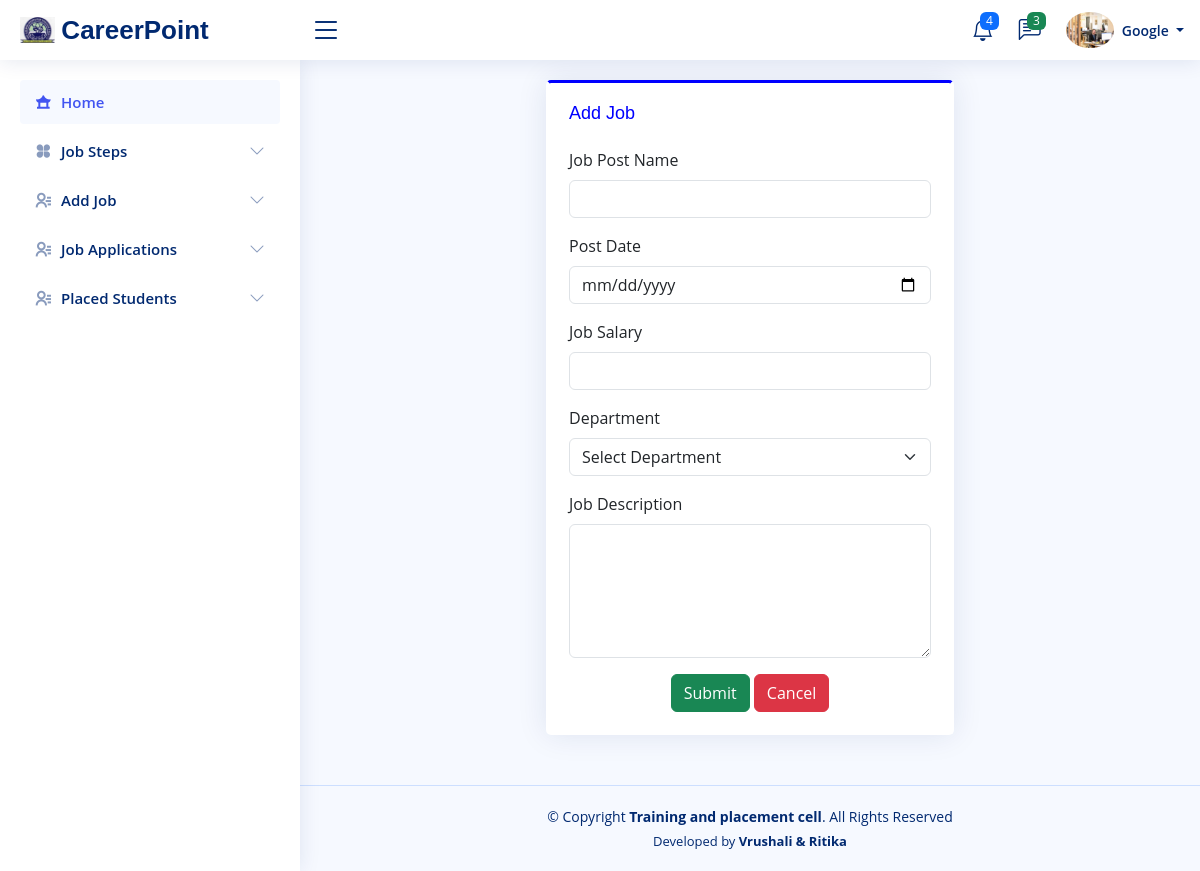
/company/add_job.php (signed in), run on the app's committed database.
### tables this page shows
CREATE TABLE `company` (
  `ID` int(11) NOT NULL,
  `image` varchar(200) NOT NULL,
  `Company_Name` varchar(100) NOT NULL,
  `MD_Name` varchar(70) NOT NULL,
  `Established_In` date NOT NULL,
  `Address` varchar(400) NOT NULL,
  `Work_Information` varchar(600) NOT NULL,
  `Email` varchar(70) NOT NULL,
  `Contact` bigint(20) NOT NULL,
  `uname` varchar(100) NOT NULL,
  `pass` varchar(100) NOT NULL
);

### company/add_job.php (the view, shortened to what this page needs)
<!DOCTYPE html>
<?php
$con=mysqli_connect("localhost","root","","tpo_db")or die("Database Error....!");
?>
<html lang="en">
<head>
  <link href="../admin/assets/vendor/bootstrap/css/bootstrap.min.css" rel="stylesheet">
  <link href="../admin/assets/vendor/bootstrap-icons/bootstrap-icons.css" rel="stylesheet">
  <link href="../admin/assets/vendor/boxicons/css/boxicons.min.css" rel="stylesheet">
  <link href="../admin/assets/vendor/quill/quill.snow.css" rel="stylesheet">
  <link href="../admin/assets/vendor/quill/quill.bubble.css" rel="stylesheet">
  <link href="../admin/assets/vendor/remixicon/remixicon.css" rel="stylesheet">
  <link href="../admin/assets/vendor/simple-datatables/style.css" rel="stylesheet">
  <link href="../admin/assets/css/style.css" rel="stylesheet">
</head>
<body>
  <?php
    include('header.php');
  ?>
  <?php
    include('sidebar.php');
  ?>
  <main id="main" class="main">
      <div class="row">
           <div class="col-sm-3"></div>
           <div class="col-sm-6">
                <div class="card"  style="border-style: solid; border-color:white;border-top-color: blue;">
                    <div class="card-body">
                         <h5 class="card-title" style="color: blue;">Add Job</h5>
                         <form class="row g-3" action="add_job.php" method="POST">
                                <div class="col-md-12">
                                    <label for="inputState" class="form-label">Job Post Name</label>
                                    <input type="text" class="form-control" name="tit">
                                  </div>
                                    <div class="col-md-12">
                                    <label for="inputState" class="form-label">Post Date</label>
                                    <input type="date" class="form-control" name="pdate">
                                  </div>
                                  <div class="col-md-12">
                                    <label for="inputState" class="form-label">Job Salary</label>
                                    <input type="text" class="form-control" name="sal">
                                  </div>
                                <div class="col-md-12">
                                    <label for="inputState" class="form-label">Department</label>
                                    <select id="inputState" class="form-select" name="dept">
                                        <option>Select Department</option>
                                    </select>
                                </div>
                              <div class="col-12">
                                  <label for="inputAddress5" class="form-label">Job Description</label>
                                  <textarea cols="40" rows="5" class="form-control" name="desc"></textarea>
                              </div>
                              <div class="text-center">
                                   <button type="submit" class="btn btn-success" name="ok">Submit</button>
                                   <button type="reset" class="btn btn-danger" name="cancel">Cancel</button>
                              </div>
                         </form>
                    </div>
               </div>
           </div>
      </div>
  </main>
  <?php
  include('footer.php');
  ?>
</body>
</html>

### company/header.php (shortened to what this page needs)
<?php
$cname=mysqli_fetch_row(mysqli_query($con,"SELECT * FROM company WHERE ID='".$_SESSION['company']."'"));
?>
<header id="header" class="header fixed-top d-flex align-items-center">
   <div class="d-flex align-items-center justify-content-between">
     <a href="index.php" class="logo d-flex align-items-center">
       <img src="../admin/assets/img/logo_clg.png" alt="Logo error">
       <span class="d-none d-lg-block">CareerPoint</span>
     </a>
     <i class="bi bi-list toggle-sidebar-btn"></i>
   </div>
   <nav class="header-nav ms-auto">
     <ul class="d-flex align-items-center">
       <li class="nav-item dropdown">
         <a class="nav-link nav-icon" href="#" data-bs-toggle="dropdown">
           <i class="bi bi-bell"></i>
           <span class="badge bg-primary badge-number">4</span>
         </a>
       </li>
       <li class="nav-item dropdown">
         <a class="nav-link nav-icon" href="#" data-bs-toggle="dropdown">
           <i class="bi bi-chat-left-text"></i>
           <span class="badge bg-success badge-number">3</span>
         </a>
       </li>
       <li class="nav-item dropdown pe-3">
         <a class="nav-link nav-profile d-flex align-items-center pe-0" href="#" data-bs-toggle="dropdown">
           <img src="../Admin/<?php echo $cname[1]?>" alt="Profile" class="rounded-circle">
           <span class="d-none d-md-block dropdown-toggle ps-2"><?php echo $cname[2]?> </span>
         </a>
       </li>
     </ul>
   </nav>
 </header>

### Admin/assets/css/style.css (style rules this page uses)
:root { scroll-behavior: smooth; }
body { font-family: "Open Sans", sans-serif; background: #f6f9ff; color: #444444; }
a { color: #4154f1; text-decoration: none; }
h1, h2, h3, h4, h5, h6 { font-family: "Nunito", sans-serif; }
#main { margin-top: 60px; padding: 20px 30px; transition: all 0.3s; }
.card { margin-bottom: 30px; border: none; border-radius: 5px; box-shadow: 0px 0 30px rgba(1, 41, 112, 0.1); }
.card-title { padding: 20px 0 15px 0; font-size: 18px; font-weight: 500; color: #012970; font-family: "Poppins", sans-serif; }
.card-body { padding: 0 20px 20px 20px; }
.logo { line-height: 1; }
@media (min-width: 1200px) { .logo { width: 280px; } }
.logo img { max-height: 26px; margin-right: 6px; }
.logo span { font-size: 26px; font-weight: 700; color: #012970; font-family: "Nunito", sans-serif; }
.header { transition: all 0.5s; z-index: 997; height: 60px; box-shadow: 0px 2px 20px rgba(1, 41, 112, 0.1); background-color: #fff; padding-left: 20px; }
.header .toggle-sidebar-btn { font-size: 32px; padding-left: 10px; cursor: pointer; color: #012970; }
.header-nav ul { list-style: none; }
.header-nav>ul { margin: 0; padding: 0; }
.header-nav .nav-icon { font-size: 22px; color: #012970; margin-right: 25px; position: relative; }
.header-nav .nav-profile { color: #012970; }
.header-nav .nav-profile img { max-height: 36px; }
.header-nav .nav-profile span { font-size: 14px; font-weight: 600; }
.header-nav .badge-number { position: absolute; inset: -2px -5px auto auto; font-weight: normal; font-size: 12px; padding: 3px 6px; }
@media (min-width: 1200px) { #main, #footer { margin-left: 300px; } }

### data on the page
company: image (picture), Company_Name "Google"
